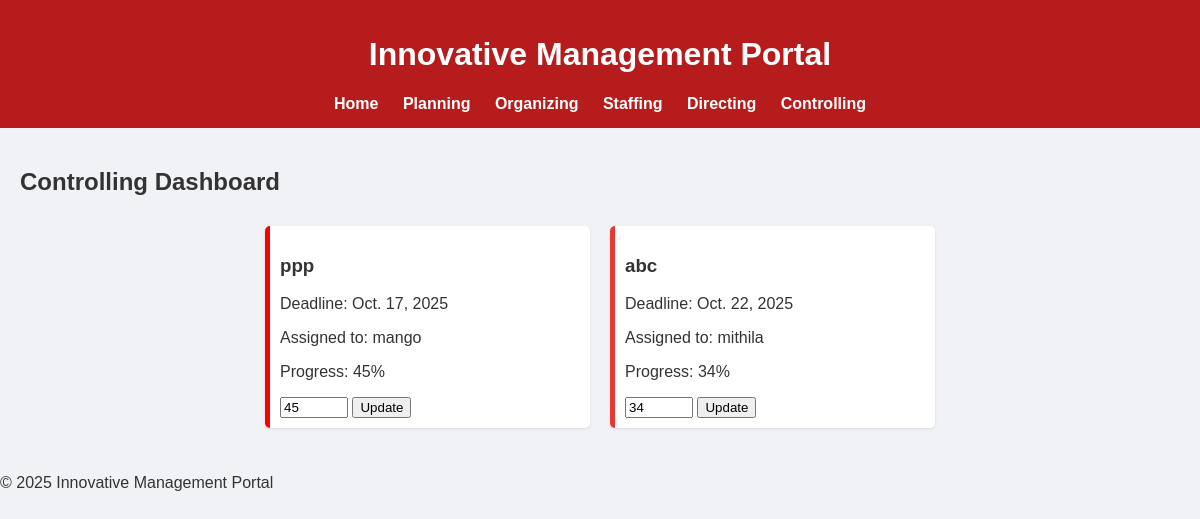
/controlling/, run on the app's committed database.
### core/models.py (models this page shows, shortened)
class Task(models.Model):
    title = models.CharField(max_length=200)
    description = models.TextField()
    deadline = models.DateField()
    progress = models.IntegerField(default=0)
    assigned_to = models.ForeignKey(Employee, on_delete=models.SET_NULL, null=True, blank=True)

class Employee(models.Model):
    name = models.CharField(max_length=100)
    skills = models.TextField(help_text="Comma separated skills")

### core/views.py (the view, shortened to what this page needs)
# urls.py: path('controlling/', views.controlling, name='controlling'),
def controlling(request):
    tasks = Task.objects.all().order_by('deadline')
    today = timezone.now().date()
    overdue_tasks = [task for task in tasks if task.deadline < today and task.progress < 100]
    return render(request, "core/controlling.html", {
        "tasks": tasks,
        "overdue_tasks": overdue_tasks,
        "today": today
    })

### core/templates/core/controlling.html (shortened to what this page needs)
{% extends 'core/base.html' %}
{% block content %}
<h2>Controlling Dashboard</h2>
<div class="tasks-grid">
    {% for task in tasks %}
    <div class="task-card"
         title="{{ task.description }}"
         style="
            border-left:5px solid
                {% if task.progress == 100 %}gray
                {% elif task.deadline < today and task.progress < 100 %}red
                {% else %}#e53935
                {% endif %};
            background-color: {% if task.progress == 100 %}#f0f0f0{% else %}white{% endif %};
            opacity: {% if task.progress == 100 %}0.6{% else %}1{% endif %};
            margin-bottom: 10px;
            padding: 10px;
         ">
        <h3>{{ task.title }}</h3>
        <p>Deadline: {{ task.deadline|date:"M. d, Y" }}</p>
        <p>Assigned to: {% if task.assigned_to %}{{ task.assigned_to.name }}{% else %}No one{% endif %}</p>
        <p>Progress: {{ task.progress }}%</p>
        {% if task.progress < 100 %}
        <form method="post" style="display:inline-block;">
            <input type="number" name="progress" value="{{ task.progress }}" min="0" max="100">
            <button type="submit" name="update_task">Update</button>
        </form>
        {% endif %}
    </div>
    {% empty %}
        <p>No tasks yet.</p>
    {% endfor %}
</div>
{% endblock %}

### core/static/core/style.css (style rules this page uses)
body { margin: 0; font-family: Arial, sans-serif; background: #f0f2f5; color: #333; }
.tasks-grid { display: flex; flex-wrap: wrap; gap: 20px; justify-content: center; margin-top: 20px; }
.task-card { background: white; padding: 20px; width: 300px; border-radius: 12px; box-shadow: 0 4px 8px rgba(0, 0, 0, 0.1); transition: transform 0.2s, box-shadow 0.2s; }
.task-card { background-color: #fff; padding: 10px; margin: 10px 0; border-radius: 5px; box-shadow: 0 1px 3px rgba(0, 0, 0, 0.1); transition: all 0.3s ease; }
.task-card input[type="number"] { width: 60px; }

### data on the page
Task: title "ppp", deadline "Oct. 17, 2025", assigned_to.name "mango", progress "45"
Task: title "abc", deadline "Oct. 22, 2025", assigned_to.name "mithila", progress "34"
